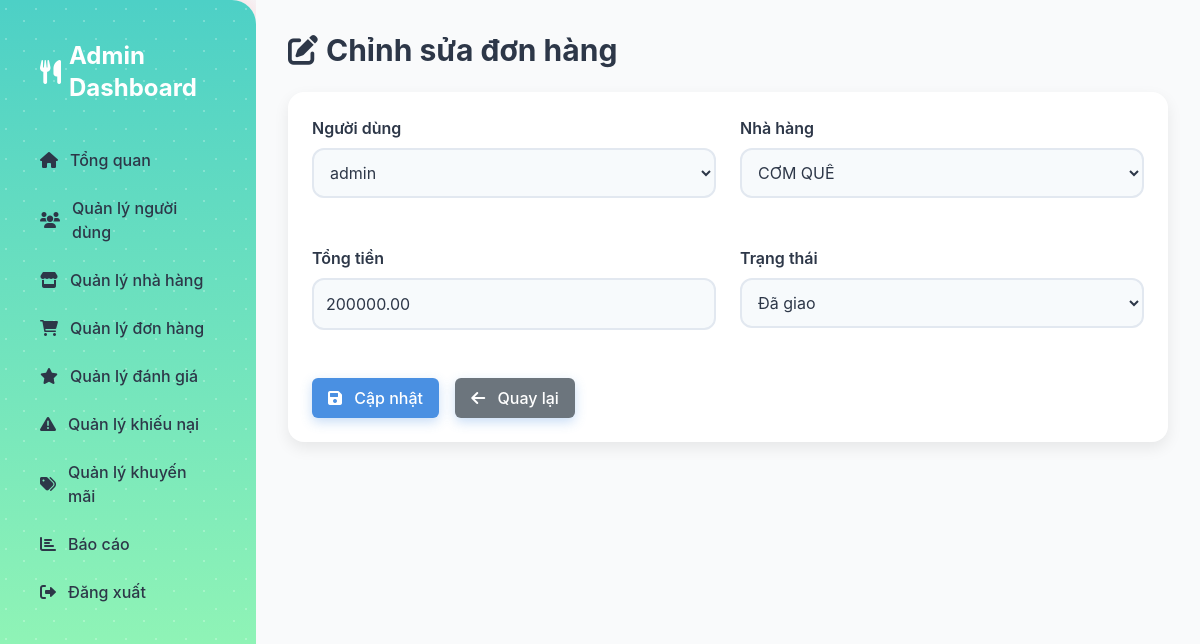
Page /modules/orders/edit_order.php?id=1 (signed in) on the committed database.
### tables this page shows
CREATE TABLE `orders` (
  `id` int(11) NOT NULL,
  `user_id` int(11) DEFAULT NULL,
  `restaurant_id` int(11) DEFAULT NULL,
  `total_amount` decimal(10,2) NOT NULL,
  `status` enum('pending','processing','delivered','cancelled') DEFAULT 'pending',
  `created_at` timestamp NOT NULL DEFAULT current_timestamp(),
  `complaint` text DEFAULT NULL
);

CREATE TABLE `users` (
  `id` int(11) NOT NULL,
  `username` varchar(50) NOT NULL,
  `password` varchar(255) NOT NULL,
  `role` enum('admin','user','restaurant') NOT NULL,
  `email` varchar(100) NOT NULL,
  `created_at` timestamp NOT NULL DEFAULT current_timestamp()
);

CREATE TABLE `restaurants` (
  `id` int(11) NOT NULL,
  `name` varchar(100) NOT NULL,
  `address` text NOT NULL,
  `owner_id` int(11) DEFAULT NULL,
  `status` enum('pending','approved','rejected') DEFAULT 'pending',
  `image` varchar(255) DEFAULT NULL
);

### modules/orders/edit_order.php (the view, shortened to what this page needs)
<?php
require __DIR__ . '/../../config/db_connect.php';
$current_page = basename($_SERVER['PHP_SELF']);
$order_id = $_GET['id'] ?? null;
$stmt = $pdo->prepare("SELECT id, user_id, restaurant_id, total_amount, status, created_at FROM orders WHERE id = ?");
$stmt->execute([$order_id]);
$order = $stmt->fetch(PDO::FETCH_ASSOC);
try {
    $stmt = $pdo->query("SELECT id, username FROM users");
    $users = $stmt->fetchAll(PDO::FETCH_ASSOC);
    $stmt = $pdo->query("SELECT id, name FROM restaurants");
    $restaurants = $stmt->fetchAll(PDO::FETCH_ASSOC);
} catch (PDOException $e) {
    $error = "Lỗi khi lấy dữ liệu: " . $e->getMessage();
    error_log("Database error when fetching users/restaurants: " . $e->getMessage());
}
?>
<!DOCTYPE html>
<html lang="vi">
<head>
    <link href="https://cdn.jsdelivr.net/npm/tailwindcss@2.2.19/dist/tailwind.min.css" rel="stylesheet">
    <link href="/ad/assets/css/admin.css" rel="stylesheet">
    <link href="https://cdnjs.cloudflare.com/ajax/libs/font-awesome/6.0.0-beta3/css/all.min.css" rel="stylesheet">
    <link href="https://cdnjs.cloudflare.com/ajax/libs/animate.css/4.1.1/animate.min.css" rel="stylesheet">
</head>
<body class="flex flex-col h-screen bg-gray-50" data-page="<?php echo $current_page; ?>">
    <div class="flex flex-1 overflow-hidden">
        <aside class="sidebar w-64 bg-gray-800 text-white transition-all duration-300 ease-in-out">
            <h2 class="text-2xl font-bold mb-4 flex items-center p-4">
                <i class="fas fa-utensils mr-2"></i> <span>Admin Dashboard</span>
            </h2>
            <nav>
                <ul>
                    <li><a href="/ad/views/dashboard.php" class="flex items-center p-4 <?php echo ($current_page == 'dashboard.php' && !isset($_GET['page'])) ? 'active' : ''; ?>"><i class="fas fa-home mr-2"></i> <span>Tổng quan</span></a></li>
                    <li><a href="/ad/modules/users/manage_users.php" class="flex items-center p-4 <?php echo ($current_page == 'manage_users.php') ? 'active' : ''; ?>"><i class="fas fa-users mr-2"></i> <span>Quản lý người dùng</span></a></li>
                    <li><a href="/ad/modules/restaurants/manage_restaurants.php" class="flex items-center p-4 <?php echo ($current_page == 'manage_restaurants.php') ? 'active' : ''; ?>"><i class="fas fa-store mr-2"></i> <span>Quản lý nhà hàng</span></a></li>
                    <li><a href="/ad/modules/orders/manage_orders.php" class="flex items-center p-4 <?php echo ($current_page == 'manage_orders.php') ? 'active' : ''; ?>"><i class="fas fa-shopping-cart mr-2"></i> <span>Quản lý đơn hàng</span></a></li>
                    <li><a href="/ad/modules/reviews/manage_reviews.php" class="flex items-center p-4 <?php echo ($current_page == 'manage_reviews.php') ? 'active' : ''; ?>"><i class="fas fa-star mr-2"></i> <span>Quản lý đánh giá</span></a></li>
                    <li><a href="/ad/modules/complaints/manage_complaints.php" class="flex items-center p-4 <?php echo ($current_page == 'manage_complaints.php') ? 'active' : ''; ?>"><i class="fas fa-exclamation-triangle mr-2"></i> <span>Quản lý khiếu nại</span></a></li>
                    <li><a href="/ad/modules/promotions/manage_promotions.php" class="flex items-center p-4 <?php echo ($current_page == 'manage_promotions.php') ? 'active' : ''; ?>"><i class="fas fa-tags mr-2"></i> <span>Quản lý khuyến mãi</span></a></li>
                    <li><a href="/ad/views/report.php" class="flex items-center p-4 <?php echo ($current_page == 'report.php') ? 'active' : ''; ?>"><i class="fas fa-chart-bar mr-2"></i> <span>Báo cáo</span></a></li>
                    <li><a href="/ad/modules/auth/logout.php" class="flex items-center p-4 <?php echo ($current_page == 'logout.php') ? 'active' : ''; ?>"><i class="fas fa-sign-out-alt mr-2"></i> <span>Đăng xuất</span></a></li>
                </ul>
            </nav>
        </aside>
        <main class="main-content flex-1 overflow-auto p-6 bg-gray-50 animate__animated animate__fadeIn" id="main-content">
            <div class="content" id="content" style="display: none;">
                <h1 class="text-3xl font-bold mb-6 flex items-center animate__animated animate__fadeInUp">
                    <i class="fas fa-edit mr-2"></i> Chỉnh sửa đơn hàng
                </h1>
                <div class="card mb-6 bg-white shadow-lg rounded-lg p-6 animate__animated animate__fadeInUp">
                    <form method="POST" action="" class="grid grid-cols-1 md:grid-cols-2 gap-6">
                        <div class="form-group">
                            <label for="user_id">Người dùng</label>
                            <select name="user_id" id="user_id" class="form-control" required>
                                <?php foreach ($users as $user): ?>
                                <option value="<?php echo htmlspecialchars($user['id']); ?>" <?php echo ($user['id'] == $order['user_id']) ? 'selected' : ''; ?>>
                                    <?php echo htmlspecialchars($user['username']); ?>
                                </option>
                                <?php endforeach; ?>
                            </select>
                        </div>
                        <div class="form-group">
                            <label for="restaurant_id">Nhà hàng</label>
                            <select name="restaurant_id" id="restaurant_id" class="form-control" required>
                                <?php foreach ($restaurants as $restaurant): ?>
                                <option value="<?php echo htmlspecialchars($restaurant['id']); ?>" <?php echo ($restaurant['id'] == $order['restaurant_id']) ? 'selected' : ''; ?>>
                                    <?php echo htmlspecialchars($restaurant['name']); ?>
                                </option>
                                <?php endforeach; ?>
                            </select>
                        </div>
                        <div class="form-group">
                            <label for="total_amount">Tổng tiền</label>
                            <input type="number" step="0.01" name="total_amount" id="total_amount" class="form-control" value="<?php echo htmlspecialchars($order['total_amount']); ?>" required>
                        </div>
                        <div class="form-group">
                            <label for="status">Trạng thái</label>
                            <select name="status" id="status" class="form-control" required>
                                <option value="delivered" <?php echo $order['status'] === 'delivered' ? 'selected' : ''; ?>>Đã giao</option>
                            </select>
                        </div>
                        <div class="md:col-span-2">
                            <div class="flex flex-wrap gap-4">
                                <button type="submit" class="btn btn-primary">
                                    <i class="fas fa-save mr-2"></i> Cập nhật
                                </button>
                                <a href="manage_orders.php" class="btn btn-secondary">
                                    <i class="fas fa-arrow-left mr-2"></i> Quay lại
                                </a>
                            </div>
                        </div>
                    </form>
                </div>
            </div>
        </main>
    </div>
</body>
</html>

### assets/css/admin.css (style rules this page uses)
body { font-family: 'Inter', -apple-system, BlinkMacSystemFont, 'Segoe UI', Roboto, sans-serif; background: linear-gradient(135deg, #f7fafc 0%, #dce3ec 100%); background-size: 200% 200%; animation: gradientMove 15s ease infinite; margin: 0; height: 100vh; overflow: auto; color: #2d3748; }
.sidebar { background: linear-gradient(180deg, #4dd0c6, #9ffcb2); color: #ffffff; height: 100vh; position: fixed; width: 256px; padding: 1.5rem; box-shadow: 0 0 30px rgba(255, 154, 158, 0.4); overflow-y: auto; transition: all 0.3s ease-in-out; border-top-right-radius: 24px; border-bottom-right-radius: 24px; overflow: hidden; }
.sidebar::before { content: ''; position: absolute; top: 0; left: 0; width: 100%; height: 100%; background-image: radial-gradient(circle at 20% 30%, rgba(255,255,255,0.8) 1px, transparent 1px), radial-gradient(circle at 80% 70%, rgba(255,255,255,0.8) 1px, transparent 1px); background-size: 30px 30px; opacity: 0.3; animation: particleMove 20s linear infinite; }
.sidebar nav ul { list-style: none; padding: 0; }
.sidebar nav ul li a { display: flex; align-items: center; padding: 0.75rem 1rem; border-radius: 0.75rem; color: #2d3748; text-decoration: none; transition: all 0.3s ease; font-weight: 500; position: relative; overflow: hidden; }
.sidebar nav ul li a::before { content: ''; position: absolute; top: 0; left: -100%; width: 100%; height: 100%; background: linear-gradient(90deg, rgba(255, 255, 255, 0.2) 0%, rgba(255, 255, 255, 0.5) 50%, rgba(255, 255, 255, 0.2) 100%); transition: all 0.4s ease; z-index: 0; }
.sidebar nav ul li a i { margin-right: 0.75rem; transition: transform 0.3s ease, opacity 0.3s ease; }
.sidebar nav ul li a span { transition: opacity 0.3s ease; }
.main-content { margin-left: 256px; padding: 2rem; height: 100vh; width: calc(100% - 256px); overflow-y: auto; transition: margin-left 0.3s ease; padding-bottom: 2rem; }
.card { background-color: #ffffff; border-radius: 1rem; box-shadow: 0 6px 15px rgba(0, 0, 0, 0.08); padding: 1.5rem; margin-bottom: 2rem; transition: all 0.3s ease; opacity: 1 !important; backface-visibility: hidden; will-change: transform, box-shadow; }
.btn { padding: 0.75rem 1.5rem; border-radius: 0.75rem; font-weight: 600; transition: all 0.3s ease; min-width: 120px; text-align: center; box-shadow: 0 4px 12px rgba(74, 144, 226, 0.3); opacity: 1 !important; cursor: pointer; }
.btn-primary { background-color: #4a90e2; color: #ffffff; }
.form-group { margin-bottom: 1.5rem; }
.form-group label { display: block; color: #2d3748; font-weight: 600; margin-bottom: 0.5rem; }
.form-group input, .form-group textarea, .form-group select { width: 100%; padding: 0.75rem; border: 2px solid #e2e8f0; border-radius: 0.75rem; outline: none; transition: all 0.3s ease; background-color: #f7fafc; }

### modules/orders/edit_order.php (style rules this page uses)
.content { opacity: 0; transition: opacity 0.5s ease; }
.content.loaded { opacity: 1; }
.btn { padding: 0.5rem 1rem; border-radius: 0.375rem; font-weight: 500; transition: all 0.3s ease; }
.btn-primary { background-color: #4a90e2; color: white; }
.btn-secondary { background-color: #6c757d; color: white; }
.form-control { width: 100%; padding: 0.5rem; border: 1px solid #d1d5db; border-radius: 0.375rem; }

### rows in the picture
orders: user_id "admin", restaurant_id "CƠM QUÊ", total_amount "200000.00", status "Đã giao"
